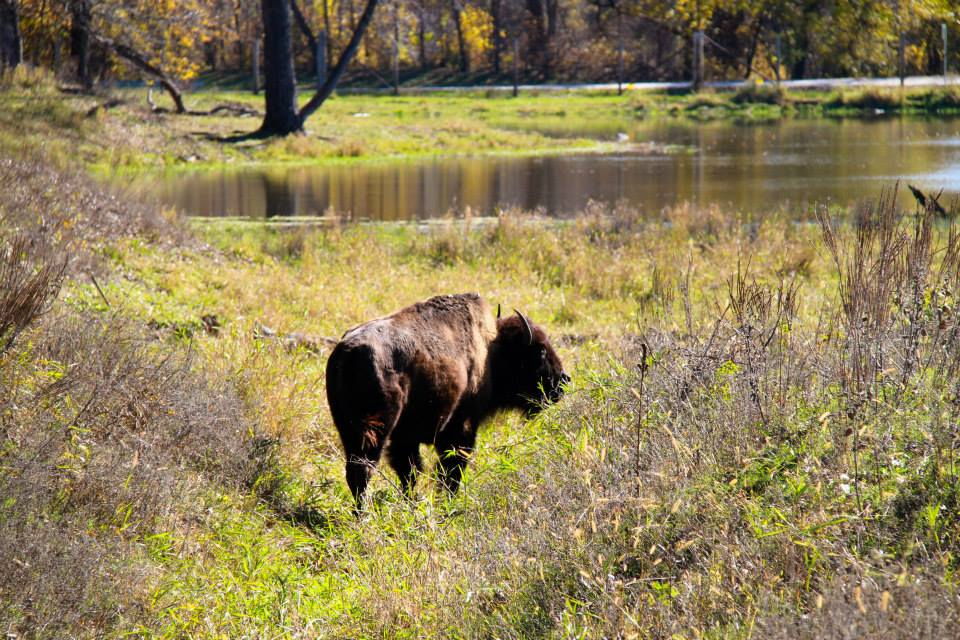
#> input picture pdfs/buffalo.jpg, 960 x 640 px
$ python imgs2pdf.py
#> lines starting #> are read from the running program, lines starting #| are printed output that depends on the picture
from PIL import Image


def imgs2pdf(image_files: list[str], pdf_file: str) -> None:
#> called with pdf_file = 'pictures.pdf'
    img = Image.open(image_files[0]).convert("RGB")
#> img is the input picture: PIL image 960x640 RGB; mean R, G, B 141.6, 127, 85.8
    image_objects =[Image.open(image).convert("RGB") for image in image_files[1:]]
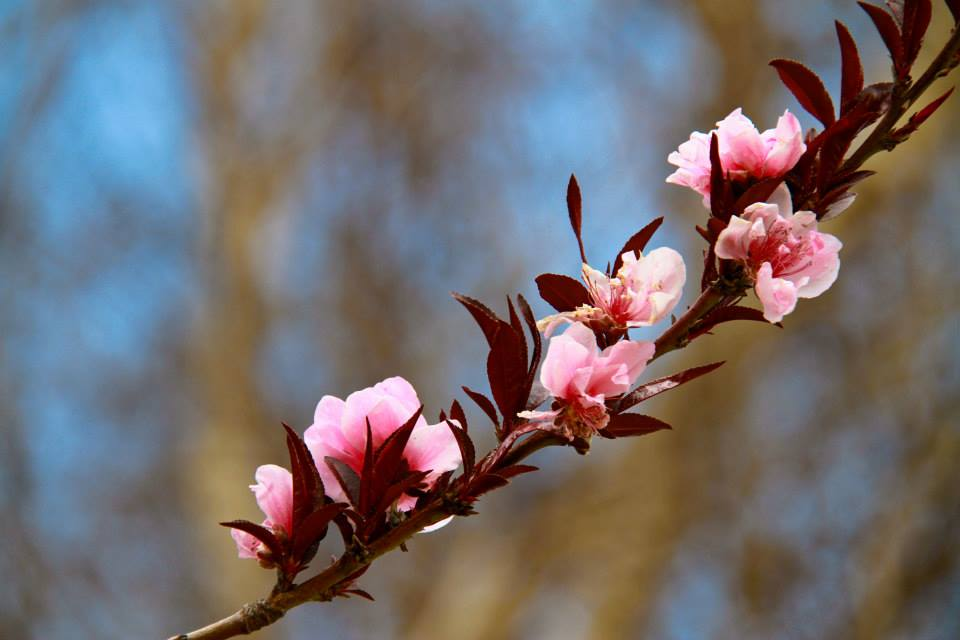
#> input picture pdfs/flowers_dallas.jpg, 960 x 640 px
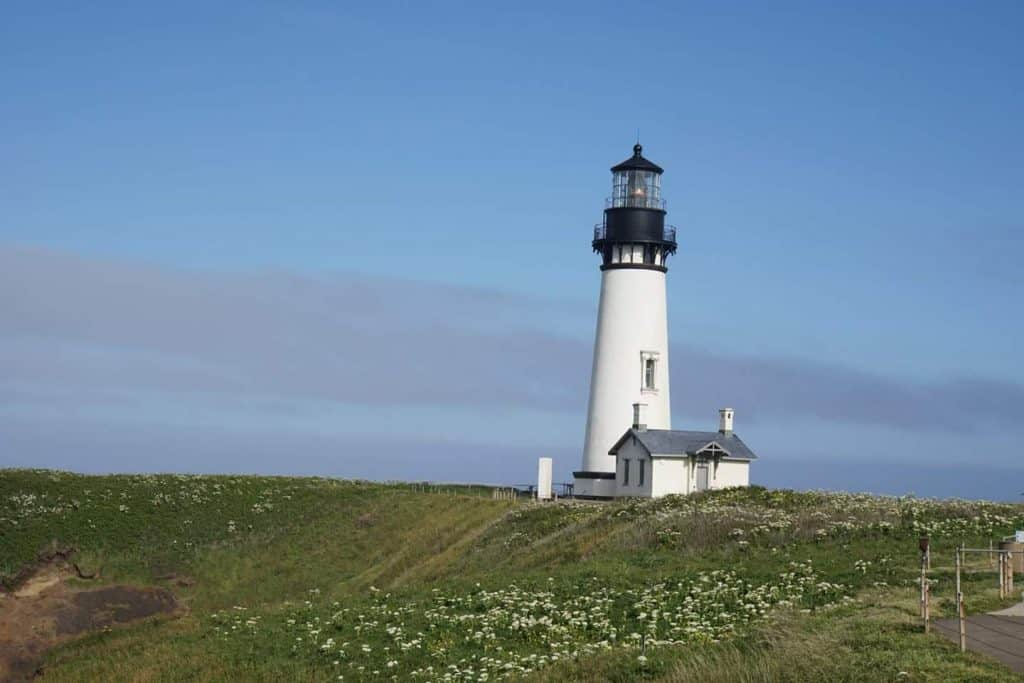
#> input picture pdfs/lighthouse.jpg, 1024 x 683 px
#> image_objects = 2 items
    img.save(pdf_file, save_all=True, append_images=image_objects)

if __name__ == "__main__":
    imgs2pdf(["buffalo.jpg", "flowers_dallas.jpg", "lighthouse.jpg"], "pictures.pdf")
